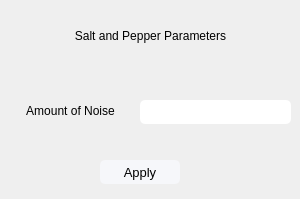
<?xml version="1.0" encoding="UTF-8"?>
<ui version="4.0">
 <class>SaltPepperParameters</class>
 <widget class="QDialog" name="SaltPepperParameters">
  <property name="geometry">
   <rect>
    <x>0</x>
    <y>0</y>
    <width>300</width>
    <height>199</height>
   </rect>
  </property>
  <property name="windowTitle">
   <string>Dialog</string>
  </property>
  <widget class="QPushButton" name="pushButton">
   <property name="geometry">
    <rect>
     <x>100</x>
     <y>160</y>
     <width>80</width>
     <height>24</height>
    </rect>
   </property>
   <property name="styleSheet">
    <string notr="true">QPushButton{
border-width: 1.5px;
border-radius: 5px;
font-size: 13px;
background-color: rgb(246, 247, 250);
color: black;
}

QPushButton:hover:!pressed{
background-color: qlineargradient(x1: 0.5, y1: 1, x2: 0.5, y2: 1, stop: 0 #dadbde, stop: 1 #f6f7fa);
}</string>
   </property>
   <property name="text">
    <string>Apply</string>
   </property>
  </widget>
  <widget class="QLabel" name="label">
   <property name="geometry">
    <rect>
     <x>0</x>
     <y>20</y>
     <width>301</width>
     <height>31</height>
    </rect>
   </property>
   <property name="styleSheet">
    <string notr="true">font: 900 15pt &quot;Segoe UI Black&quot;;
color: rgb(0, 0, 0);</string>
   </property>
   <property name="text">
    <string>Salt and Pepper Parameters</string>
   </property>
   <property name="alignment">
    <set>Qt::AlignCenter</set>
   </property>
  </widget>
  <widget class="QLabel" name="label_2">
   <property name="geometry">
    <rect>
     <x>10</x>
     <y>101</y>
     <width>121</width>
     <height>20</height>
    </rect>
   </property>
   <property name="styleSheet">
    <string notr="true">font: 900 10pt &quot;Segoe UI Black&quot;;
color: rgb(0, 0, 0);</string>
   </property>
   <property name="text">
    <string>Amount of Noise</string>
   </property>
   <property name="alignment">
    <set>Qt::AlignCenter</set>
   </property>
  </widget>
  <widget class="QLineEdit" name="SaltandPepperAmount">
   <property name="geometry">
    <rect>
     <x>140</x>
     <y>100</y>
     <width>151</width>
     <height>24</height>
    </rect>
   </property>
   <property name="styleSheet">
    <string notr="true">border-radius: 5px;</string>
   </property>
  </widget>
 </widget>
 <resources/>
 <connections/>
</ui>
